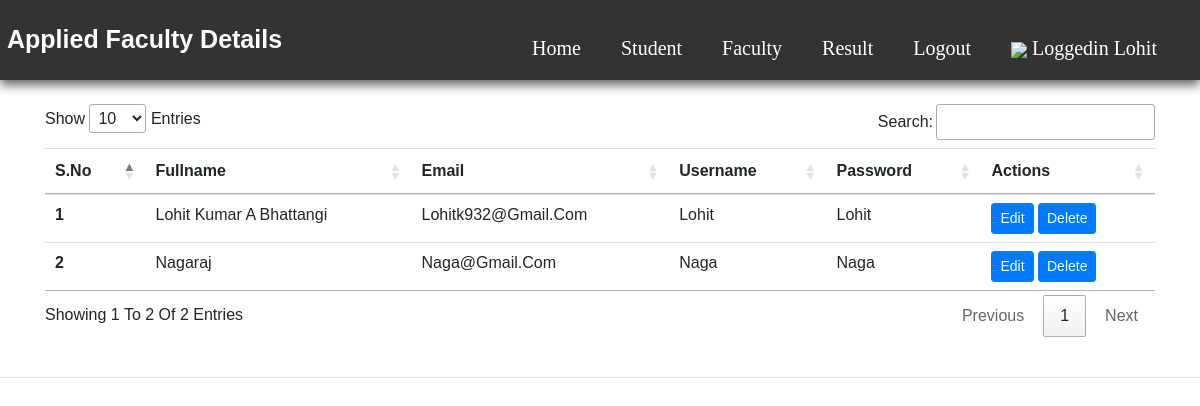
The app's page /afedit.php (signed in) with its own data.
### tables this page shows
CREATE TABLE `fdetails` (
  `sno` int(11) NOT NULL,
  `fname` text NOT NULL,
  `email` varchar(20) NOT NULL,
  `number` varchar(11) NOT NULL,
  `address` varchar(50) NOT NULL,
  `username` varchar(15) NOT NULL,
  `password` varchar(20) NOT NULL,
  `qualification` varchar(20) NOT NULL,
  `subject` text NOT NULL,
  `gender` text NOT NULL,
  `timestamp` datetime NOT NULL DEFAULT CURRENT_TIMESTAMP
);

### afedit.php (the view, shortened to what this page needs)
<?php
$servername = "localhost";
$username = "root";
$password = "";
$database = "my";
$conn = mysqli_connect($servername, $username, $password, $database);
?>
<!doctype html>
<html lang="en">
<head>
    <link rel="stylesheet" href="https://stackpath.bootstrapcdn.com/bootstrap/4.4.1/css/bootstrap.min.css"
>
    <link rel="stylesheet" href="//cdn.datatables.net/1.10.20/css/jquery.dataTables.min.css">
    <link rel="stylesheet" href="../Styles/insertall.css">
</head>
<body>
    <header>
        <a href="#" class="srms"><span>Applied Faculty Details</span></a>
        <nav class="navbar">
            <ul>
                <li><a href="admin_db.php">Home</a></li>
                <li><a href="">Student</a>
                </li>
                <li><a href="afedit.php">Faculty</a>
                </li>
                <li><a href="sresult.php">Result</a></li>
                <li class="nav-item1">
                    <a class="nav-link" href="logout0.php">Logout</a>
                </li>
                <li class="nav-item active">
                    <a class="nav-link" href="#"> <img src="https://img.icons8.com/metro/26/000000/guest-male.png">
                        <?php echo "loggedin ". $_SESSION['ausername']?>
                    </a>
                </li>
            </ul>
        </nav>
    </header>
    <div class="container my-4">
        <table class="table" id="myTable">
            <thead>
                <tr>
                    <th scope="col">S.No</th>
                    <th scope="col">Fullname</th>
                    <th scope="col">Email</th>
                    <th scope="col">Username</th>
                    <th scope="col">Password</th>
                    <th scope="col">Actions</th>
                </tr>
            </thead>
            <tbody>
                <?php
          $sql = "SELECT * FROM `fdetails`";
          $result = mysqli_query($conn, $sql);
          $sno = 0;
          while($row = mysqli_fetch_assoc($result)){
            $sno = $sno + 1;
            echo "<tr>
            <th scope='row'>". $sno . "</th>
            <td>". $row['fname'] . "</td>
            <td>". $row['email'] . "</td>
            <td>". $row['username'] . "</td>
            <td>". $row['password'] . "</td>
            <td> <button class='edit btn btn-sm btn-primary' id=".$row['sno'].">Edit</button> <button class='delete btn btn-sm btn-primary' id=d".$row['sno'].">Delete</button>  </td>
          </tr>";
        }
          ?>
            </tbody>
        </table>
    </div>
    <hr>
</body>
</html>

### insertall.css (style rules this page uses)
* { margin: 0; padding: 0; box-sizing: border-box; font-family: Arial, Helvetica, sans-serif; text-transform: capitalize; text-decoration: none; }
body { min-height: 100vh; background: rgb(255, 255, 255); display: flex; flex-direction: column; }
header { top: 0; left: 0; right: 0; background: #333; box-shadow: 0 5px 10px rgba(0, 0, 0, 0.61); padding: 5px 7px; display: flex; align-items: center; justify-content: space-between; z-index: 1000; }
header .srms { font-family: Georgia, serif; font-weight: bolder; font-size: 25px; float: left; color: white; }
header .navbar { max-height: 70px; }
header .navbar ul { list-style: none; }
header .navbar ul li { position: relative; float: left; }
header .navbar ul li a { font-size: 20px; padding: 10px; margin: 10px; font-family: Georgia, serif; color: #fff; display: block; }

### records on screen
fdetails: fname "Lohit Kumar A Bhattangi", email "Lohitk932@gmail.com", username "Lohit", password "Lohit"
fdetails: fname "Nagaraj", email "Naga@gmail.com", username "Naga", password "Naga"

### other values on screen
$_SESSION['ausername'] "Lohit"
